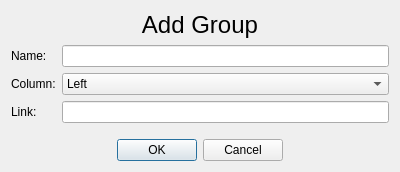
<?xml version="1.0" encoding="UTF-8"?>
<ui version="4.0">
 <class>addGroupDialog</class>
 <widget class="QDialog" name="addGroupDialog">
  <property name="geometry">
   <rect>
    <x>0</x>
    <y>0</y>
    <width>400</width>
    <height>172</height>
   </rect>
  </property>
  <property name="windowTitle">
   <string>Add Entry</string>
  </property>
  <layout class="QVBoxLayout" name="verticalLayout">
   <item>
    <layout class="QFormLayout" name="formLayout">
     <item row="0" column="0" colspan="2">
      <widget class="QLabel" name="title">
       <property name="font">
        <font>
         <family>Arial</family>
         <pointsize>18</pointsize>
        </font>
       </property>
       <property name="text">
        <string>Add Group</string>
       </property>
       <property name="alignment">
        <set>Qt::AlignCenter</set>
       </property>
      </widget>
     </item>
     <item row="1" column="0">
      <widget class="QLabel" name="descriptionLabel">
       <property name="text">
        <string>Name:</string>
       </property>
      </widget>
     </item>
     <item row="1" column="1">
      <widget class="QLineEdit" name="new_group_name"/>
     </item>
     <item row="2" column="0">
      <widget class="QLabel" name="dueDateLabel">
       <property name="text">
        <string>Column:</string>
       </property>
      </widget>
     </item>
     <item row="2" column="1">
      <widget class="QComboBox" name="new_group_column">
       <item>
        <property name="text">
         <string>Left</string>
        </property>
       </item>
       <item>
        <property name="text">
         <string>Right</string>
        </property>
       </item>
      </widget>
     </item>
     <item row="3" column="0">
      <widget class="QLabel" name="linkLabel">
       <property name="text">
        <string>Link:</string>
       </property>
      </widget>
     </item>
     <item row="3" column="1">
      <widget class="QLineEdit" name="new_group_link"/>
     </item>
    </layout>
   </item>
   <item>
    <widget class="QDialogButtonBox" name="buttonBox">
     <property name="layoutDirection">
      <enum>Qt::LeftToRight</enum>
     </property>
     <property name="orientation">
      <enum>Qt::Horizontal</enum>
     </property>
     <property name="standardButtons">
      <set>QDialogButtonBox::Cancel|QDialogButtonBox::Ok</set>
     </property>
     <property name="centerButtons">
      <bool>true</bool>
     </property>
    </widget>
   </item>
  </layout>
 </widget>
 <resources/>
 <connections>
  <connection>
   <sender>buttonBox</sender>
   <signal>accepted()</signal>
   <receiver>addGroupDialog</receiver>
   <slot>accept()</slot>
   <hints>
    <hint type="sourcelabel">
     <x>248</x>
     <y>254</y>
    </hint>
    <hint type="destinationlabel">
     <x>157</x>
     <y>274</y>
    </hint>
   </hints>
  </connection>
  <connection>
   <sender>buttonBox</sender>
   <signal>rejected()</signal>
   <receiver>addGroupDialog</receiver>
   <slot>reject()</slot>
   <hints>
    <hint type="sourcelabel">
     <x>316</x>
     <y>260</y>
    </hint>
    <hint type="destinationlabel">
     <x>286</x>
     <y>274</y>
    </hint>
   </hints>
  </connection>
 </connections>
</ui>
